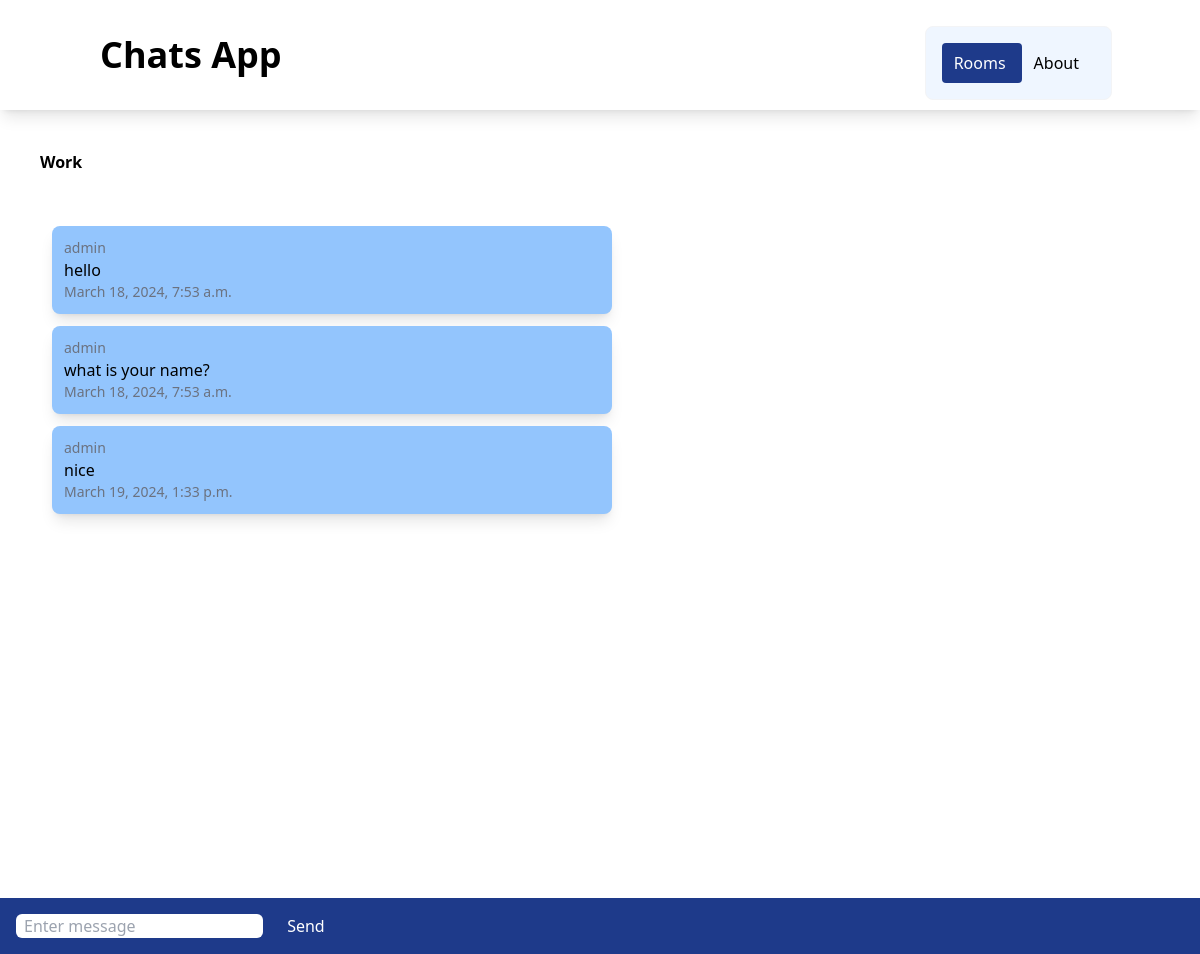
Before: /rooms/work with the older database file.
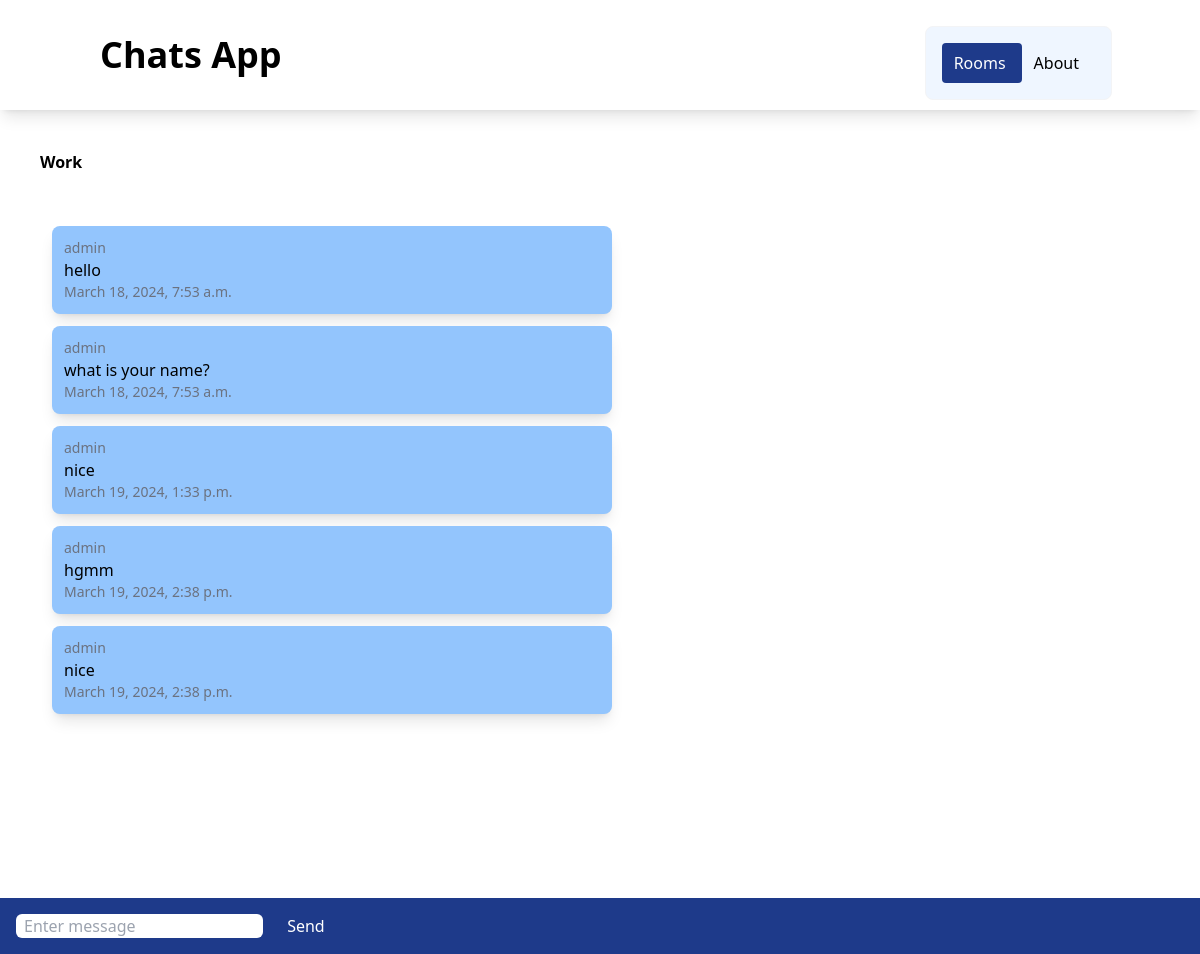
After: the same page with the newer database file.
### chatapp/models.py (models this page shows, shortened)
class ChatMessage(models.Model):
    user = models.ForeignKey(User, on_delete=models.CASCADE)
    room = models.ForeignKey(ChatRoom, on_delete=models.CASCADE)
    message_content = models.TextField()
    date = models.DateTimeField(auto_now=True)
    class Meta:
        ordering = ('date', )

### chatapp/views.py (the view)
# urls.py: path("<slug:slug>", views.chatroom, name="chatroom"),
def chatroom(request, slug):
    chatroom = ChatRoom.objects.get(slug=slug)
    messages = ChatMessage.objects.filter(room=chatroom)[0:30]
    context = {
        'chatroom': chatroom,
        'messages': messages
    }
    return render(request, "chatapp/room.html", context)

### chatapp/templates/chatapp/room.html (shortened to what this page needs)
{% extends 'chatapp/base.html' %}
{% block body %}
<div class="m-10 font-bold">
{{ chatroom.name }}
</div>
<div class="message-container m-10 overflow-auto h-[700px]" id="message-container">
<div id="chat-messages">
    {% for message in messages %}
    <div class="message shadow-lg p-3 m-3 rounded-lg w-1/2 bg-blue-300">
        <div class="text-sm text-gray-500">
            {{ message.user.username }}
        </div>
            {{ message.message_content }}
        <div class="text-sm text-gray-500">
            {{ message.date}}
        </div>
    </div>
    {% endfor %}
</div>
</div>
<div class="form-container fixed inset-x-0 bottom-0 bg-blue-900 p-4">
<form method="post">
    <input class="rounded-md px-2" id="message-input" type="text" name="message" placeholder="Enter message">
    <button class="text-white ml-5" id="send-button" type="submit">Send</button>
</form>
</div>
{% endblock %}

Changed rows visible on the page:
added ChatMessage: user.username "admin", message_content "hgmm", date "March 19, 2024, 2:38 p.m."
added ChatMessage: user.username "admin", message_content "nice", date "March 19, 2024, 2:38 p.m."
